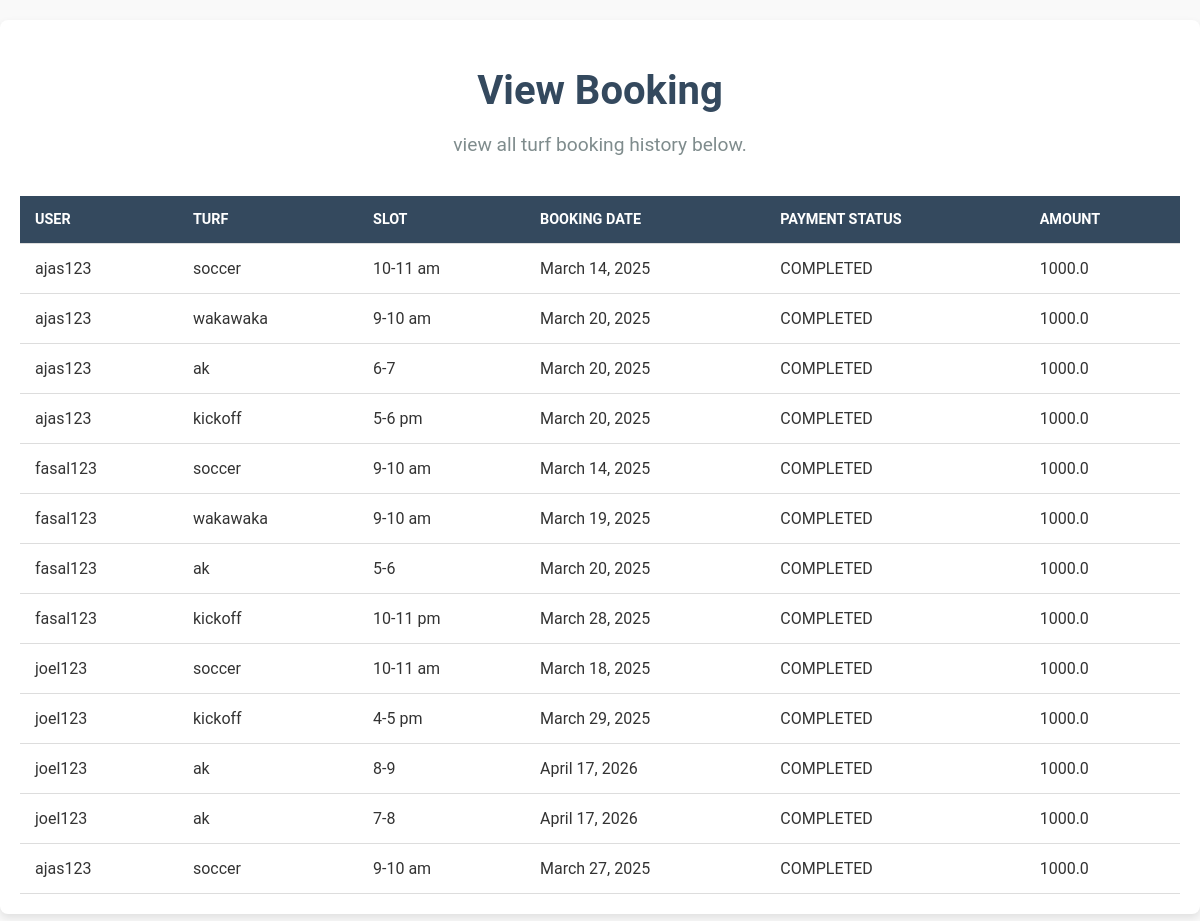
/adminapp/viewbookings/, run on the app's committed database.
### publicapp/models.py (models this page shows)
class BookTurf(models.Model):
    user = models.ForeignKey(Userprofile, on_delete=models.CASCADE,blank=True, null=True)
    turf = models.ForeignKey(Turf, on_delete=models.CASCADE,blank=True, null=True)
    slot = models.ForeignKey(Slot, on_delete=models.CASCADE,blank=True, null=True)
    booking_date = models.DateField(blank=True, null=True)
    payment_status = models.CharField(max_length=50, choices=[('PENDING', 'Pending'), ('COMPLETED', 'Completed')], default='PENDING',blank=True, null=True)
    amount = models.FloatField(blank=True, null=True)
    status =models.CharField(max_length=50,default=True)
    is_active = models.BooleanField(null=False, blank=True, default=True)
    created_at = models.DateTimeField(auto_now_add=True,blank=True, null=True)
    updated_at = models.DateTimeField(auto_now=True,blank=True, null=True)

### userapp/models.py (models this page shows)
class Userprofile(AbstractUser):
    user_type=models.CharField( max_length=50,null=False,blank=False,choices=USER_TYPE_CHOICES)
    status = models.CharField(max_length=20, null=True, choices=STATUS_CHOICE)
    is_active = models.BooleanField(null=False,blank=True,default=True)
    created=models.DateTimeField(auto_now=True)
    updated=models.DateTimeField(auto_now=True)
    groups = models.ManyToManyField( 'auth.Group', related_name='userprofile_groups', blank=True)
    user_permissions = models.ManyToManyField('auth.Permission', related_name='userprofile_permissions', blank=True)

### turfapp/models.py (models this page shows)
class Turf(models.Model):
        Ownername = models.ForeignKey(Userprofile, on_delete=models.CASCADE, blank=True, null=True)
        turfname=models.CharField(max_length=250,null=True,blank=True)
        phone=models.CharField(max_length=250,null=True,blank=True)
        image=models.ImageField(upload_to="images/",null=True,blank=True)
        email=models.EmailField(null=True,blank=True)
        address=models.CharField(max_length=1000,null=True,blank=True)
        location=models.CharField(max_length=1000,null=True,blank=True)
        rent=models.FloatField(null=True,blank=True)
        opentime=models.CharField(max_length=1000,null=True,blank=True)
        closingtime=models.CharField(max_length=1000,null=True,blank=True)
        status =models.CharField(max_length=50,default=True)
        is_active = models.BooleanField(null=False, blank=True, default=True)
        created_at = models.DateTimeField(auto_now=True)
        updated_at= models.DateTimeField(auto_now=True)

class Slot(models.Model):
        turfid=models.ForeignKey(Turf, on_delete=models.CASCADE, blank=True, null=True)
        timeslot=models.CharField(max_length=1000,null=True,blank=True)
        status =models.CharField(max_length=50,default=False)
        is_active = models.BooleanField(null=False, blank=True, default=True)
        created_at = models.DateTimeField(auto_now=True)
        updated_at= models.DateTimeField(auto_now=True)

### adminapp/views.py (the view)
# urls.py: path('viewbookings/', AdminBookingView.as_view(), name='view_bookings_admin'),
class AdminBookingView(View):
    def get(self, request):
        bookings = BookTurf.objects.all()
        return render(request, 'admin/view_bookings.html', {'bookings': bookings})

### templates/admin/view_bookings.html (shortened to what this page needs)
{% load static %}
<!DOCTYPE html>
<html lang="en">
<head>
    <link rel="stylesheet" href="{% static 'admincss/usermanage.css' %}">
    <link rel="stylesheet" href="https://cdnjs.cloudflare.com/ajax/libs/font-awesome/6.0.0-beta3/css/all.min.css">
</head>
<body>
    <div class="container">
        <header class="header">
            <h1>View Booking </h1>
            <p>view all turf booking history below.</p>
        </header>
        <section class="user-table-section">
            <table class="user-table">
                <thead>
                    <tr>
                        <th>User</th>
                        <th>Turf</th>
                        <th>Slot</th>
                        <th>Booking Date</th>
                        <th>Payment Status</th>
                        <th>Amount</th>
                    </tr>
                </thead>
                <tbody>
                    {% for booking in bookings %}
                    <tr>
                        <td>{{ booking.user }}</td>
                        <td>{{ booking.turf.turfname }}</td>
                        <td>{{ booking.slot.timeslot }}</td>
                        <td>{{ booking.booking_date }}</td>
                        <td>{{ booking.payment_status }}</td>
                        <td>{{ booking.amount }}</td>
                    </tr>
                    {% empty %}
                    <tr>
                        <td colspan="8">No bookings available.</td>
                    </tr>
                    {% endfor %}
                    </tbody>
            </table>
        </section>
    </div>
</body>
</html>

### static/admincss/usermanage.css (style rules this page uses)
body { margin: 0; font-family: 'Roboto', sans-serif; background: #f9f9f9; color: #333; }
.container { max-width: 1200px; margin: 20px auto; padding: 20px; background: #fff; border-radius: 8px; box-shadow: 0 4px 8px rgba(0, 0, 0, 0.1); }
.header { text-align: center; margin-bottom: 20px; }
.header h1 { font-size: 2.5em; margin-bottom: 10px; color: #34495e; }
.header p { font-size: 1.2em; color: #7f8c8d; }
.user-table-section { overflow-x: auto; }
.user-table { width: 100%; border-collapse: collapse; margin-top: 20px; }
.user-table thead { background: #34495e; color: white; }
.user-table th, .user-table td { padding: 15px; text-align: left; border-bottom: 1px solid #ddd; }
.user-table th { text-transform: uppercase; font-size: 0.9em; }

### data on the page
BookTurf: user "ajas123", turf.turfname "soccer", slot.timeslot "10-11 am", booking_date "March 14, 2025", payment_status "COMPLETED", amount "1000.0"
BookTurf: user "ajas123", turf.turfname "wakawaka", slot.timeslot "9-10 am", booking_date "March 20, 2025", payment_status "COMPLETED", amount "1000.0"
BookTurf: user "ajas123", turf.turfname "ak", slot.timeslot "6-7", booking_date "March 20, 2025", payment_status "COMPLETED", amount "1000.0"
BookTurf: user "ajas123", turf.turfname "kickoff", slot.timeslot "5-6 pm", booking_date "March 20, 2025", payment_status "COMPLETED", amount "1000.0"
BookTurf: user "fasal123", turf.turfname "soccer", slot.timeslot "9-10 am", booking_date "March 14, 2025", payment_status "COMPLETED", amount "1000.0"
BookTurf: user "fasal123", turf.turfname "wakawaka", slot.timeslot "9-10 am", booking_date "March 19, 2025", payment_status "COMPLETED", amount "1000.0"
BookTurf: user "fasal123", turf.turfname "ak", slot.timeslot "5-6", booking_date "March 20, 2025", payment_status "COMPLETED", amount "1000.0"
BookTurf: user "fasal123", turf.turfname "kickoff", slot.timeslot "10-11 pm", booking_date "March 28, 2025", payment_status "COMPLETED", amount "1000.0"
BookTurf: user "joel123", turf.turfname "soccer", slot.timeslot "10-11 am", booking_date "March 18, 2025", payment_status "COMPLETED", amount "1000.0"
BookTurf: user "joel123", turf.turfname "kickoff", slot.timeslot "4-5 pm", booking_date "March 29, 2025", payment_status "COMPLETED", amount "1000.0"
BookTurf: user "joel123", turf.turfname "ak", slot.timeslot "8-9", booking_date "April 17, 2026", payment_status "COMPLETED", amount "1000.0"
BookTurf: user "joel123", turf.turfname "ak", slot.timeslot "7-8", booking_date "April 17, 2026", payment_status "COMPLETED", amount "1000.0"
BookTurf: user "ajas123", turf.turfname "soccer", slot.timeslot "9-10 am", booking_date "March 27, 2025", payment_status "COMPLETED", amount "1000.0"
